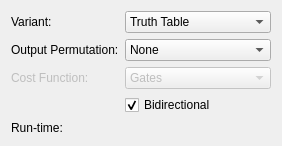
<?xml version="1.0" encoding="UTF-8"?>
<ui version="4.0">
 <class>TransformationBasedSynthesis</class>
 <widget class="QWidget" name="TransformationBasedSynthesis">
  <property name="geometry">
   <rect>
    <x>0</x>
    <y>0</y>
    <width>282</width>
    <height>132</height>
   </rect>
  </property>
  <property name="windowTitle">
   <string/>
  </property>
  <layout class="QFormLayout" name="formLayout">
   <item row="3" column="1">
    <widget class="QCheckBox" name="bidi_synthesis">
     <property name="text">
      <string>Bidirectional</string>
     </property>
     <property name="checked">
      <bool>true</bool>
     </property>
    </widget>
   </item>
   <item row="4" column="0">
    <widget class="QLabel" name="label">
     <property name="text">
      <string>Run-time:</string>
     </property>
    </widget>
   </item>
   <item row="4" column="1">
    <widget class="QLabel" name="runtime">
     <property name="text">
      <string/>
     </property>
    </widget>
   </item>
   <item row="1" column="1">
    <widget class="QComboBox" name="swop">
     <item>
      <property name="text">
       <string>None</string>
      </property>
     </item>
     <item>
      <property name="text">
       <string>Exhaustive</string>
      </property>
     </item>
     <item>
      <property name="text">
       <string>Heuristic</string>
      </property>
     </item>
    </widget>
   </item>
   <item row="1" column="0">
    <widget class="QLabel" name="label_2">
     <property name="text">
      <string>Output Permutation:</string>
     </property>
     <property name="buddy">
      <cstring>swop</cstring>
     </property>
    </widget>
   </item>
   <item row="2" column="1">
    <widget class="QComboBox" name="cost_function">
     <property name="enabled">
      <bool>false</bool>
     </property>
     <item>
      <property name="text">
       <string>Gates</string>
      </property>
     </item>
     <item>
      <property name="text">
       <string>Quantum Costs</string>
      </property>
     </item>
     <item>
      <property name="text">
       <string>Transistor Costs</string>
      </property>
     </item>
    </widget>
   </item>
   <item row="2" column="0">
    <widget class="QLabel" name="cost_function_label">
     <property name="enabled">
      <bool>false</bool>
     </property>
     <property name="text">
      <string>Cost Function:</string>
     </property>
    </widget>
   </item>
   <item row="0" column="0">
    <widget class="QLabel" name="label_3">
     <property name="text">
      <string>Variant:</string>
     </property>
    </widget>
   </item>
   <item row="0" column="1">
    <widget class="QComboBox" name="variant">
     <item>
      <property name="text">
       <string>Truth Table</string>
      </property>
     </item>
     <item>
      <property name="text">
       <string>Reed Muller Spectra</string>
      </property>
     </item>
    </widget>
   </item>
  </layout>
 </widget>
 <tabstops>
  <tabstop>swop</tabstop>
  <tabstop>bidi_synthesis</tabstop>
 </tabstops>
 <resources/>
 <connections/>
</ui>
